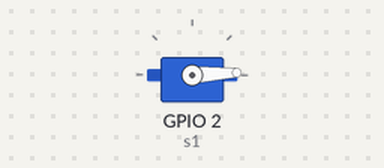
Recording of a sketch running on a simulated ESP32. Parts: servo.

Above: at 0.05 s.
At 1.3 s:
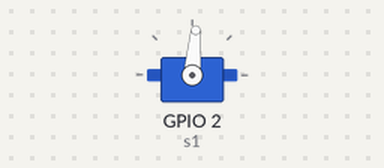
At 2.6 s:
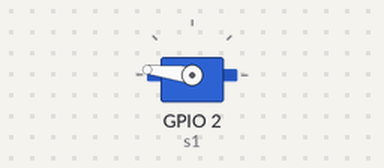
At 5.2 s:
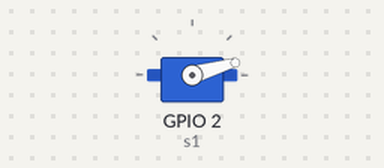
Timing chart, 0 to 7.1 s (numbered marks = the images above):
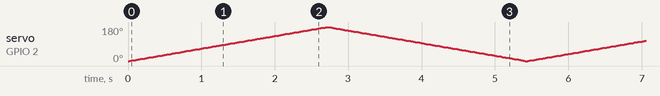

The sketch:

servo-test2.ino
```cpp
#include <ESP32Servo.h>
Servo s1;
int pos=0;
void setup()
{
  s1.setPeriodHertz(50);
  s1.attach(2,500,2500);
}

void loop() {
  for (pos = 0; pos <= 180; pos += 1) { // goes from 0 degrees to 180 degrees
    // in steps of 1 degree
    s1.write(pos);    // tell servo to go to position in variable 'pos'
    delay(15);             // waits 15ms for the servo to reach the position
  }
  for (pos = 180; pos >= 0; pos -= 1) { // goes from 180 degrees to 0 degrees
    s1.write(pos);    // tell servo to go to position in variable 'pos'
    delay(15);             // waits 15ms for the servo to reach the position
  }
}
```
